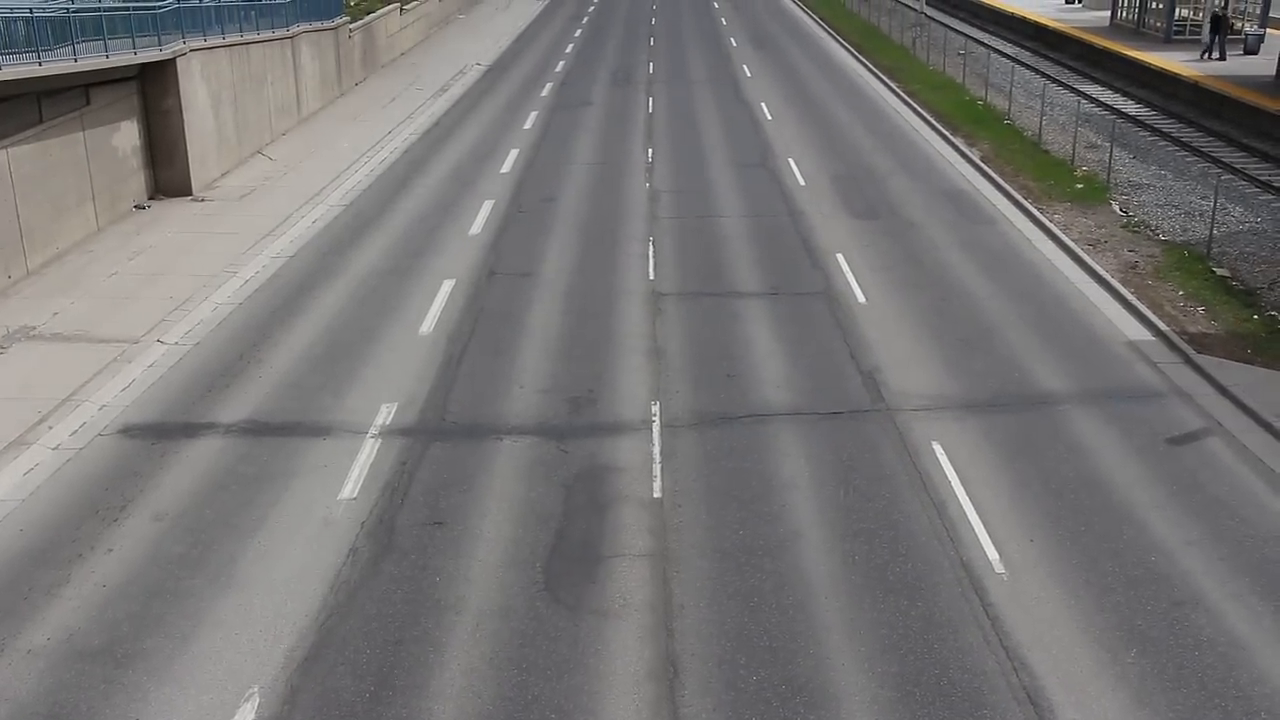
#> input picture frame 71 of Labs/week 13-14/cars.mp4, 1280 x 720 px, given in place of the camera
$ python cameo.py   (older library calls are emulated)
#> lines starting #> are read from the running program, lines starting #| are printed output that depends on the picture
### Labs/Cameo/managers.py
import cv2
import time
import numpy as np


class CaptureManager:
    def __init__(self, capture, previewWindowManager=None, shouldMirrorPreview=False):
        self.previewWindowManager = previewWindowManager
        self.shouldMirrorPreview = shouldMirrorPreview

        self._capture = capture
        self._channel = 0
        self._enteredFrame = False
        self._frame = None
        self._imageFilename = None
        self._videoFilename = None
        self._videoEncoding = None
        self._videoWriter = None

        self._startTime = None
        self._framesElapsed = 0
        self._fpsEstimate = None

    @property
    def channel(self):
        return self._channel

    # [5 lines left out: function channel, not called in this run]

    @property
    def frame(self):
        if self._enteredFrame and self._frame is None:
            _, self._frame = self._capture.retrieve()
        return self._frame

    @property
    def isWritingImage(self):
        return self._imageFilename is not None

    @property
    def isWritingVideo(self):
        return self._videoFilename is not None

    def enterFrame(self):
        assert not self._enteredFrame, "Previous enterFrame() had no matching exitFrame()"
        if self._capture is not None:
            self._enteredFrame = self._capture.grab()

    def exitFrame(self):
        if self.frame is None:
            self._enteredFrame = False
            return

        if self._framesElapsed == 0:
            self._startTime = time.time()
        else:
            timeElapsed = time.time() - self._startTime
            self._fpsEstimate = self._framesElapsed / timeElapsed
        self._framesElapsed += 1

        if self.previewWindowManager is not None:
            if self.shouldMirrorPreview:
                mirroredFrame = np.fliplr(self.frame).copy()
                self.previewWindowManager.show(mirroredFrame)
            else:
                self.previewWindowManager.show(self.frame)

        if self.isWritingImage:
            cv2.imwrite(self._imageFilename, self.frame)
            self._imageFilename = None

        self._writeVideoFrame()

        self._frame = None
        self._enteredFrame = False

    def writeImage(self, filename):
        self._imageFilename = filename

    def startWritingVideo(self, filename, encoding=cv2.VideoWriter_fourcc('I','4','2','0')):
        self._videoFilename = filename
        self._videoEncoding = encoding

    # [6 lines left out: function stopWritingVideo, not called in this run]

    def _writeVideoFrame(self):
        if not self.isWritingVideo:
            return

        if self._videoWriter is None:
            fps = self._capture.get(cv2.CAP_PROP_FPS)
            if fps == 0.0:
                if self._framesElapsed < 20:
                    return
                fps = self._fpsEstimate

            size = (int(self._capture.get(cv2.CAP_PROP_FRAME_WIDTH)),
                    int(self._capture.get(cv2.CAP_PROP_FRAME_HEIGHT)))

            self._videoWriter = cv2.VideoWriter(self._videoFilename, self._videoEncoding, fps, size)

        self._videoWriter.write(self.frame)


'''
Another Manager, Which Is Window Manager
'''
class WindowManager:
    def __init__(self, windowName, keypressCallback=None):
        self.keypressCallback = keypressCallback
        self._windowName = windowName
        self._isWindowCreated = False

    @property
    def isWindowCreated(self):
        return self._isWindowCreated

    def createWindow(self):
        cv2.namedWindow(self._windowName)
        self._isWindowCreated = True

    def show(self, frame):
        if self._isWindowCreated:
            cv2.imshow(self._windowName, frame)

    def destroyWindow(self):
        if self._isWindowCreated:
            cv2.destroyWindow(self._windowName)
            self._isWindowCreated = False

    def processEvents(self):
        keycode = cv2.waitKey(1)
        if keycode != -1 and self.keypressCallback is not None:
            keycode = keycode & 0xFF
            self.keypressCallback(keycode)

### Labs/Cameo/effects.py
import cv2

def strokeEdges(src, dst, blurKsize=7, edgeKsize=5):
    """
    Applies edge detection with optional blur to emphasize edges.

    Parameters:
    - src: Source image.
    - dst: Destination image where the edges will be written.
    - blurKsize: Kernel size for Gaussian blur (must be odd).
    - edgeKsize: Kernel size for Sobel operator (must be odd).

    Returns:
    - None. Modifies `dst` in place.
    """
    if blurKsize >= 3:
        blurredSrc = cv2.medianBlur(src, blurKsize)
        graySrc = cv2.cvtColor(blurredSrc, cv2.COLOR_BGR2GRAY)
    else:
        graySrc = cv2.cvtColor(src, cv2.COLOR_BGR2GRAY)

    cv2.Laplacian(graySrc, cv2.CV_8U, graySrc, ksize=edgeKsize)
    normalizedInverseAlpha = (1.0 / 255) * (255 - graySrc)
    channels = cv2.split(src)
    for channel in channels:
        channel[:] = channel * normalizedInverseAlpha
    cv2.merge(channels, dst)

def apply_portrait_effect(frame):
    """
    Applies a portrait-like effect by enhancing skin tones and adjusting contrast.

    Parameters:
    - frame: Input BGR image.

    Returns:
    - frame: Image with portrait-like effect applied.
    """
    lab = cv2.cvtColor(frame, cv2.COLOR_BGR2Lab)  # Convert to Lab color space
    l, a, b = cv2.split(lab)
    l = cv2.equalizeHist(l)  # Improve lighting in the L-channel
    lab = cv2.merge((l, a, b))
    frame = cv2.cvtColor(lab, cv2.COLOR_Lab2BGR)

    # Optionally increase contrast for a more dramatic effect
    frame = cv2.convertScaleAbs(frame, alpha=1.2, beta=5)
    return frame

### Labs/Cameo/cameo.py
import cv2
from managers import WindowManager, CaptureManager
from effects import strokeEdges, apply_portrait_effect

class Cameo:
    def __init__(self):
        self._windowManager = WindowManager("Cameo", keypressCallback=self.onKeypress)
        self._captureManager = CaptureManager(cv2.VideoCapture(0), self._windowManager, True)

    def run(self):
        self._windowManager.createWindow()

        while self._windowManager.isWindowCreated:
            self._captureManager.enterFrame()
            frame = self._captureManager.frame

            if frame is not None:
                processed_frame = self.process_frame(frame)
                self._captureManager._frame = processed_frame

            self._captureManager.exitFrame()
            self._windowManager.processEvents()
#> this loop made 1 pass; (key Esc is pressed on pass 1)
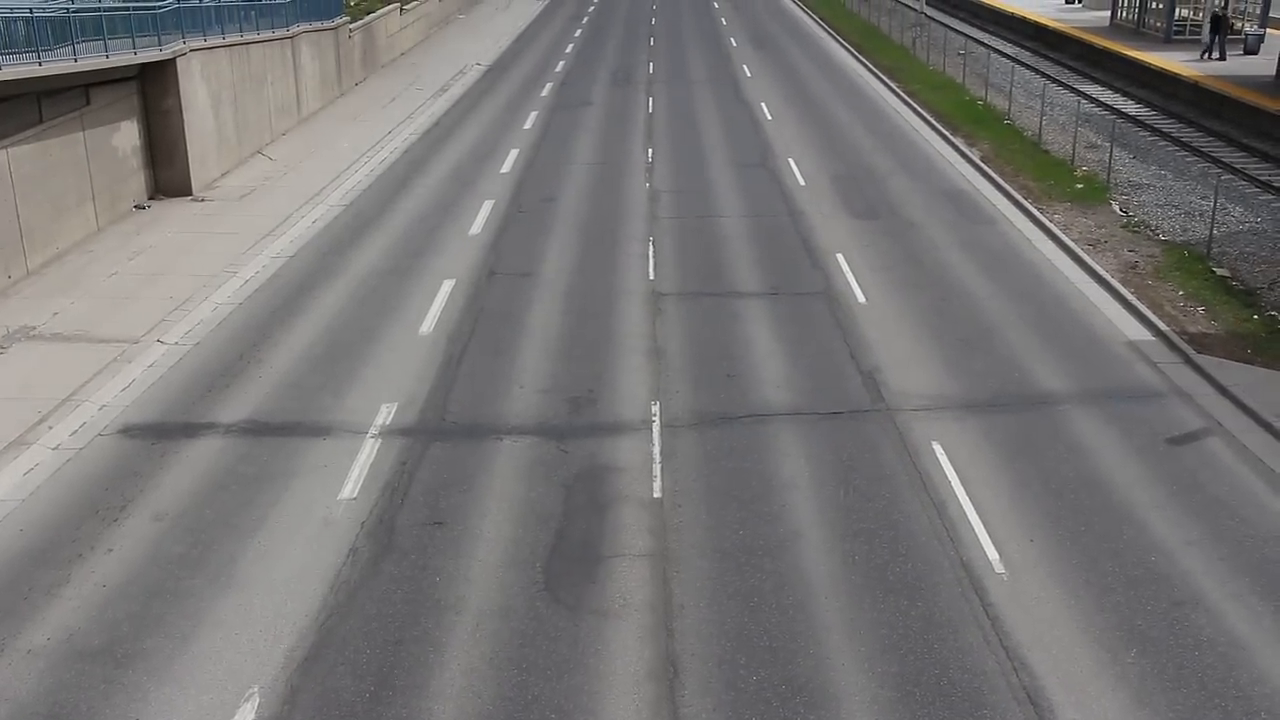
#> input picture frame 71 of Labs/week 13-14/cars.mp4, 1280 x 720 px, given in place of the camera
#> pass 1, in strokeEdges, `graySrc = cv2.cvtColor(blurredSrc, cv2.COLOR_BGR2GRAY)`:
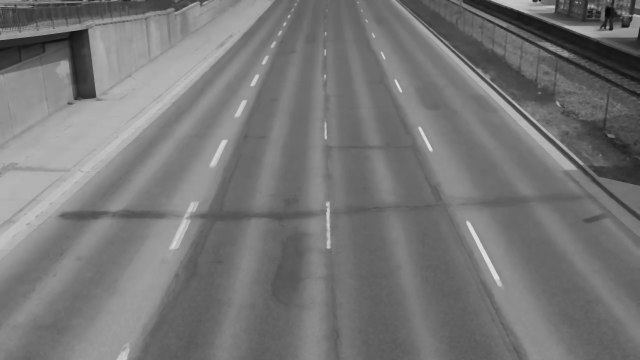
#> graySrc: shape (720, 1280) (shown at 1/2 size); min 10, max 228, mean 118.4
#> pass 1, in strokeEdges, `normalizedInverseAlpha = (1.0 / 255) * (255 - graySrc)`:
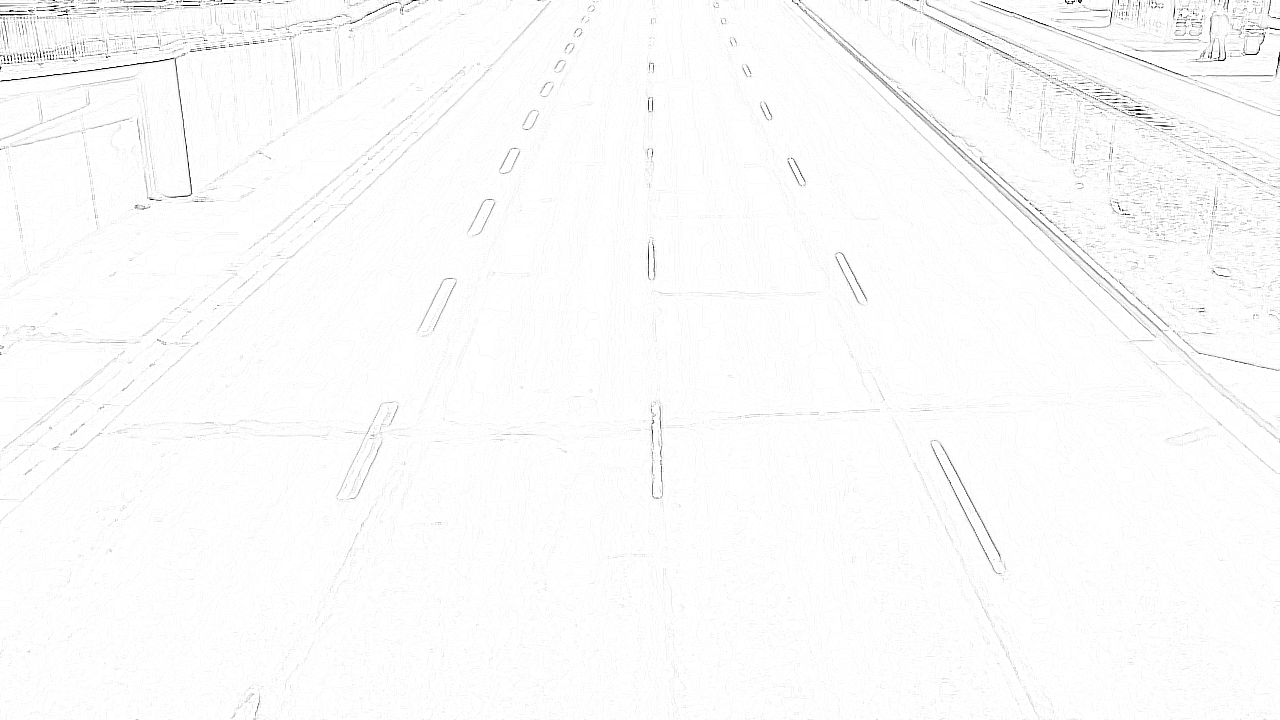
#> normalizedInverseAlpha: shape (720, 1280) float64; min 0, max 1, mean 0.986

        self._captureManager._capture.release()

    def process_frame(self, frame):
        """
        Processes the frame by applying both stroke edges and portrait-like effect.
        """
        strokeEdges(frame, frame, blurKsize=5, edgeKsize=3)  # Apply strokeEdges effect in-place
        frame = apply_portrait_effect(frame)  # Apply portrait-like effect
        return frame

    def onKeypress(self, keycode):
        if keycode == 27:  # Escape key
            self._windowManager.destroyWindow()
        elif keycode == ord('s'):  # 's' key to save an image
            self._captureManager.writeImage("capture.jpg")
        elif keycode == ord('v'):  # 'v' key to start video recording
            if not self._captureManager.isWritingVideo:
                self._captureManager.startWritingVideo("output.mp4")
        elif keycode == ord('b'):  # 'b' key to stop video recording
            if self._captureManager.isWritingVideo:
                self._captureManager.stopWritingVideo()


if __name__ == "__main__":
    Cameo().run()

$ run again, starting later in the video
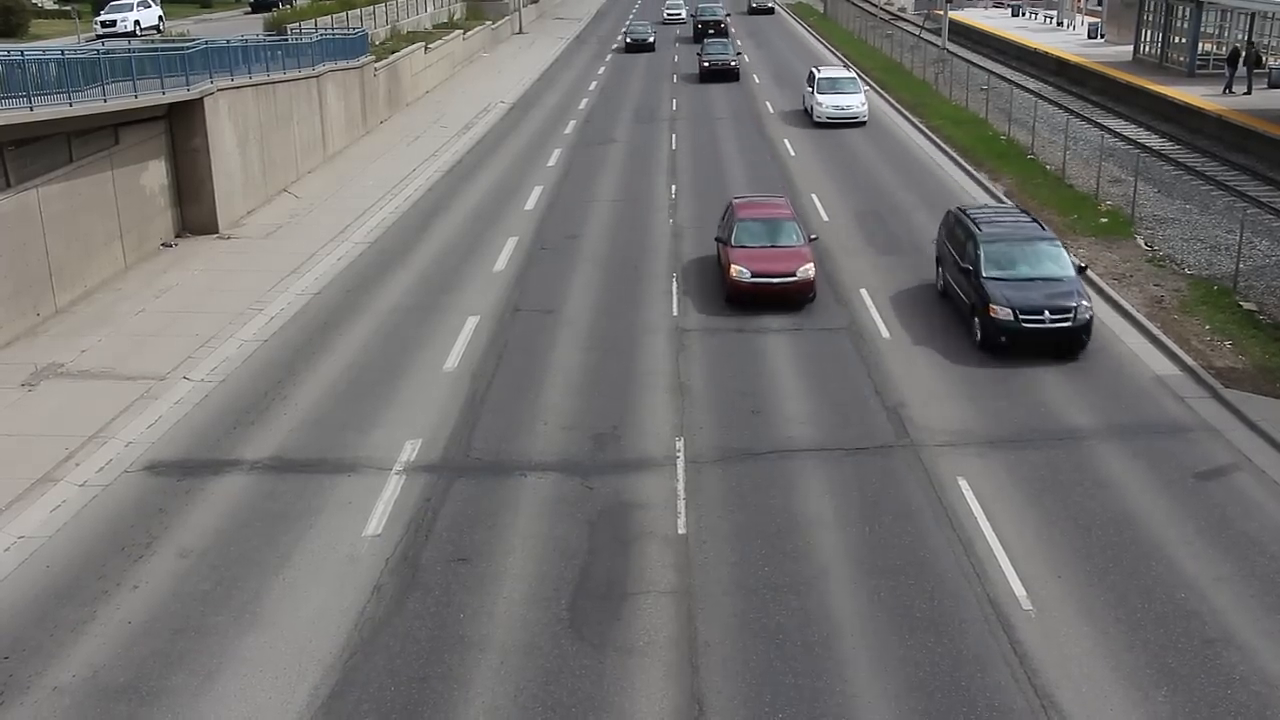
#> input picture frame 322 of Labs/week 13-14/cars.mp4, 1280 x 720 px, given in place of the camera
#> the loop in run, `while self._windowManager.isWindowCreated:` made 1 pass; (key Esc is pressed on pass 1)
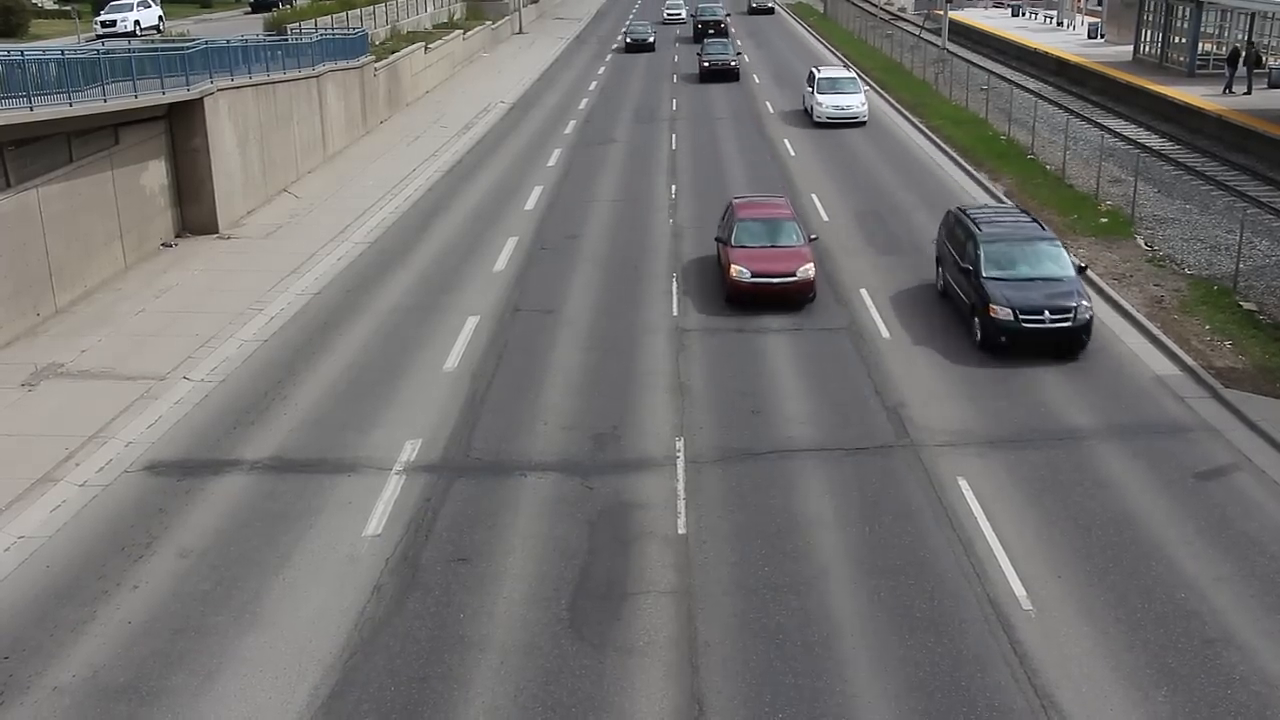
#> input picture frame 322 of Labs/week 13-14/cars.mp4, 1280 x 720 px, given in place of the camera
#> pass 1, in strokeEdges, `graySrc = cv2.cvtColor(blurredSrc, cv2.COLOR_BGR2GRAY)`:
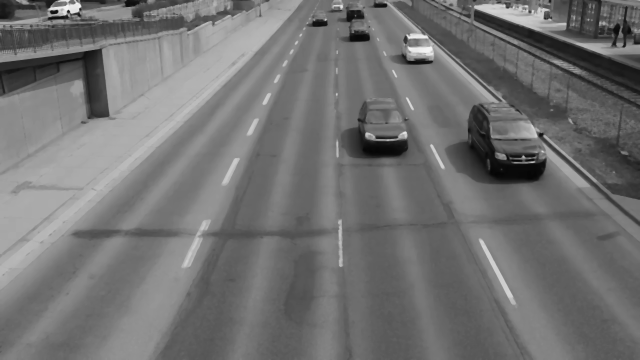
#> graySrc: shape (720, 1280) (shown at 1/2 size); min 5, max 247, mean 114.1
#> pass 1, in strokeEdges, `normalizedInverseAlpha = (1.0 / 255) * (255 - graySrc)`:
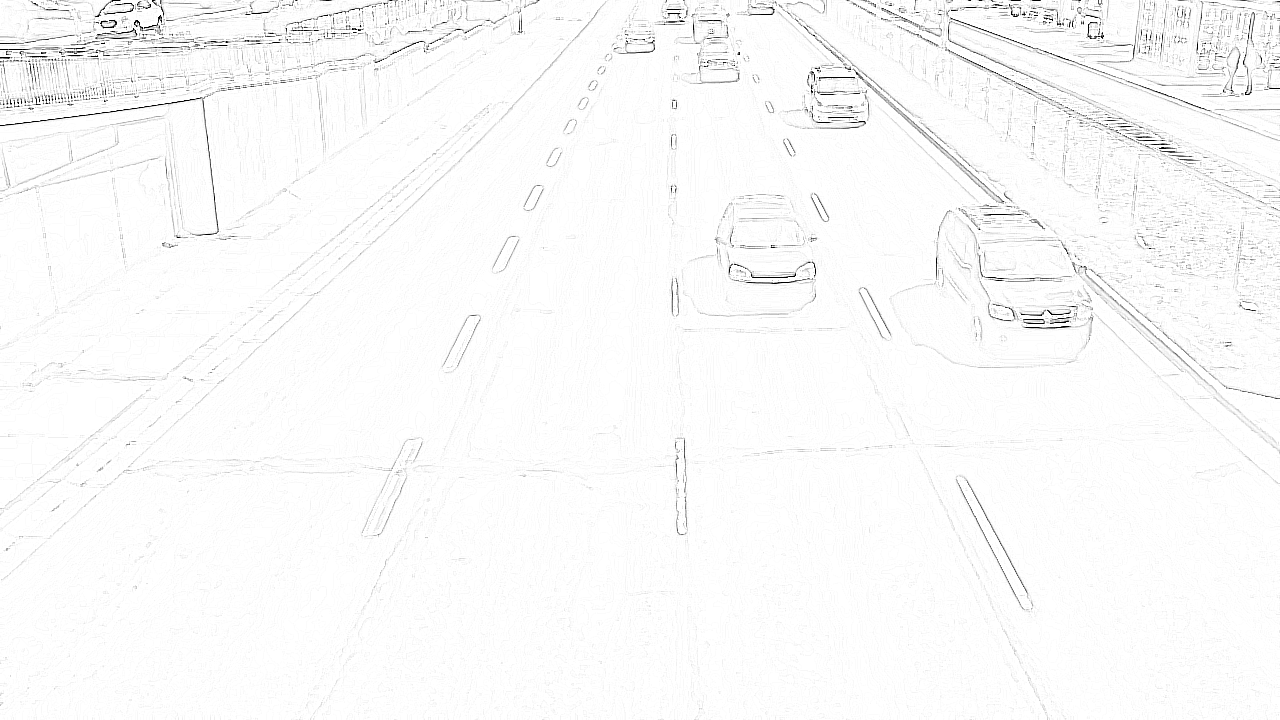
#> normalizedInverseAlpha: shape (720, 1280) float64; min 0, max 1, mean 0.98
